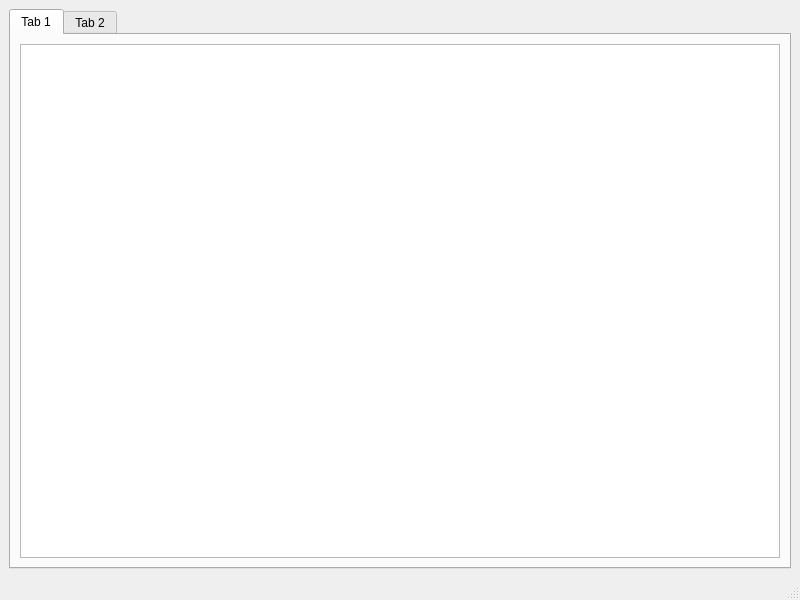
<?xml version="1.0" encoding="UTF-8"?>
<ui version="4.0">
 <class>MainWindow</class>
 <widget class="QMainWindow" name="MainWindow">
  <property name="geometry">
   <rect>
    <x>0</x>
    <y>0</y>
    <width>800</width>
    <height>600</height>
   </rect>
  </property>
  <property name="windowTitle">
   <string>MainWindow</string>
  </property>
  <widget class="QWidget" name="centralwidget">
   <layout class="QHBoxLayout" name="horizontalLayout">
    <item>
     <widget class="QTabWidget" name="tabWidget">
      <property name="currentIndex">
       <number>0</number>
      </property>
      <widget class="QWidget" name="tab">
       <attribute name="title">
        <string>Tab 1</string>
       </attribute>
       <layout class="QHBoxLayout" name="horizontalLayout_2">
        <item>
         <widget class="QTextBrowser" name="textBrowser"/>
        </item>
       </layout>
      </widget>
      <widget class="QWidget" name="tab2">
       <attribute name="title">
        <string>Tab 2</string>
       </attribute>
       <layout class="QVBoxLayout" name="verticalLayout">
        <item>
         <widget class="QWidget" name="widget" native="true"/>
        </item>
       </layout>
      </widget>
     </widget>
    </item>
   </layout>
  </widget>
  <widget class="QMenuBar" name="menubar">
   <property name="geometry">
    <rect>
     <x>0</x>
     <y>0</y>
     <width>800</width>
     <height>20</height>
    </rect>
   </property>
  </widget>
  <widget class="QStatusBar" name="statusbar"/>
 </widget>
 <resources/>
 <connections/>
</ui>
